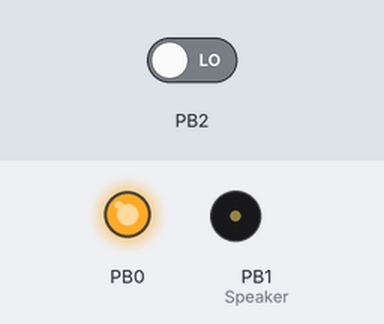
Simulated run of this sketch. Board: ATtiny85, built with avr-gcc and run on an emulated ATtiny85. Parts: output pins drawn as LEDs (lit = HIGH), buzzer (waves = sounding). Inputs (shaded band) come from the test bench; at power-on: PB2 LOW. Pins used as bus, display or sensor lines are not drawn.

Above: at 0.01 s.
At 1.3 s:
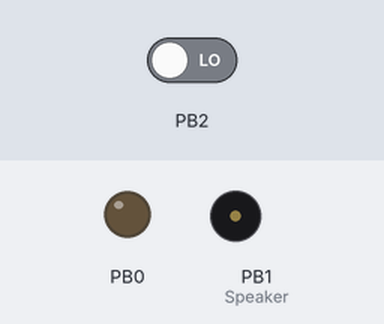
1.4 s: PB2 driven HIGH
At 2.24 s:
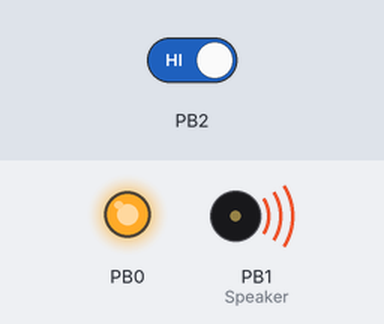
Timing chart, 0 to 4.7 s (numbered marks = the images above; inputs shaded):
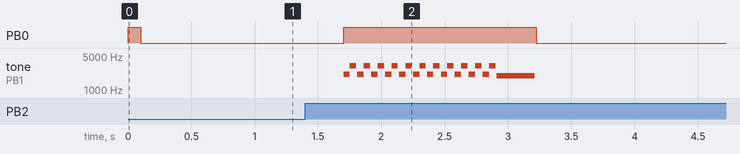

Measured:
- after the input at 1.4 s, PB0: LOW → HIGH after 0.30 s, → LOW 1.5 s later; tone on PB1 (Speaker): plays 2092 Hz for 0.05 s, 3145 Hz for 0.05 s, 2092 Hz for 0.05 s, 3145 Hz for 0.05 s, 2092 Hz for 0.05 s, 3145 Hz for 0.05 s … (23 notes in this stretch), starting after 0.30 s

The sketch:

pestalarm.ino
```cpp
//https://abidcg.blogspot.com/2019/05/clap-switch-with-arduino-and-sound.html
int Sensor = A1; //pin 2 attiny85
int clap = 0;
long detection_range_start = 0;
long detection_range = 0;
boolean status_lights = false;
/* TinyTone for ATtiny85 */
//clock 1mhz internal
//usbasp programmer

// Notes
const int Note_C  = 239;
const int Note_CS = 225;
const int Note_D  = 213;
const int Note_DS = 201;
const int Note_E  = 190;
const int Note_F  = 179;
const int Note_FS = 169;
const int Note_G  = 159;
const int Note_GS = 150;
const int Note_A  = 142;
const int Note_AS = 134;
const int Note_B  = 127;
const int Note_S = 255;

int Speaker = 1;

void setup()
{
  pinMode(Speaker, OUTPUT);
  pinMode(Sensor, INPUT);
pinMode(0,OUTPUT);
digitalWrite(0, HIGH);
delay(100);
digitalWrite(0, LOW);
}

void loop()
{
  int status_sensor = digitalRead(Sensor);
if (status_sensor == 0)
{
if (clap == 0)
{
detection_range_start = detection_range = millis();
clap++;
}
else if (clap > 0 && millis()-detection_range >= 50)
{
detection_range = millis();
clap++;
}
}
if (millis()-detection_range_start >= 400)
{
if (clap == 2)
{
if (!status_lights)
{
status_lights = true;
digitalWrite(0, HIGH);
 playTune();
delay(10);
digitalWrite(0, LOW);
}
else if (status_lights)
{
status_lights = false;
digitalWrite(0, LOW);
}
}
clap = 0;
}

}

void TinyTone(unsigned char divisor, unsigned char octave, unsigned long duration)
{
  TCCR1 = 0x90 | (8-octave); // for 1MHz clock
  // TCCR1 = 0x90 | (11-octave); // for 8MHz clock
  OCR1C = divisor-1;         // set the OCR
  delay(duration);
  TCCR1 = 0x90;              // stop the counter
}

// Play a scale
void playTune(void)
{

    for (int i = 0; i <= 10; i++) {
     TinyTone(Note_C, 4, 50);
     TinyTone(Note_G, 4, 50);
    delay(10);
    }

TinyTone(Note_S, 4, 300);


}
```
